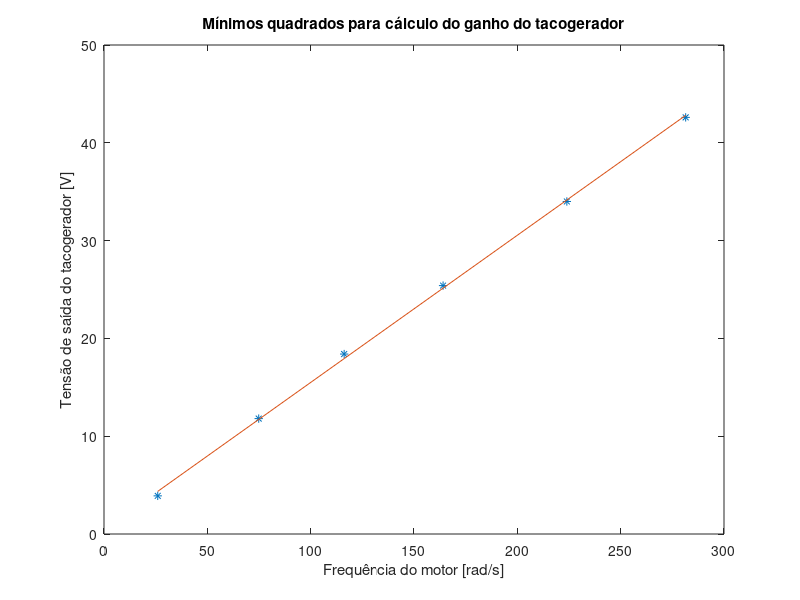
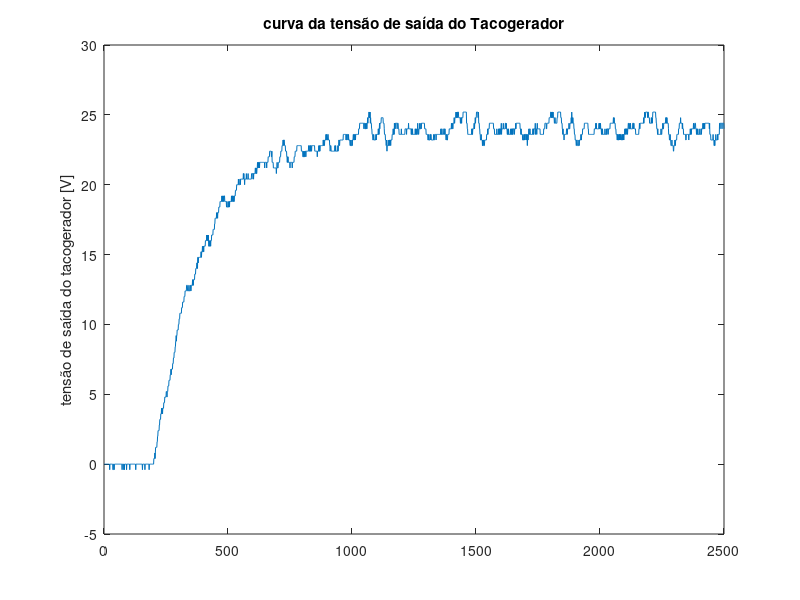
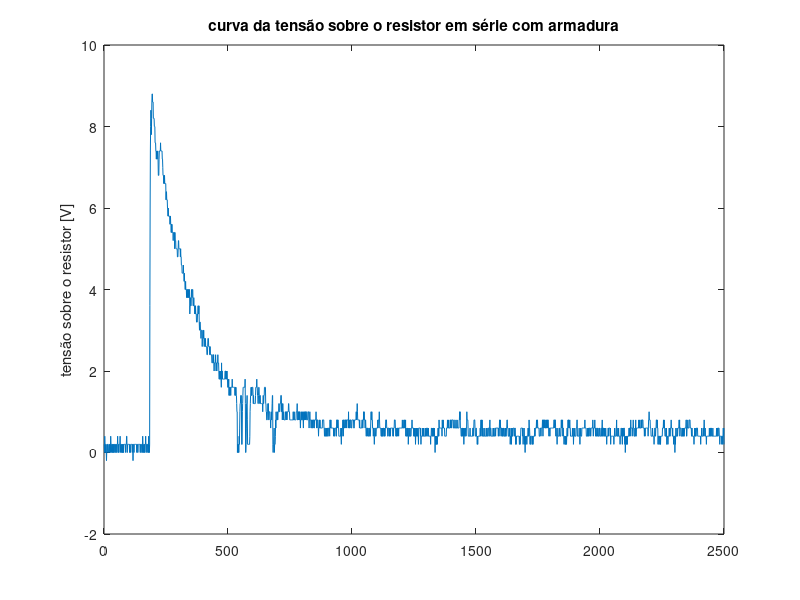
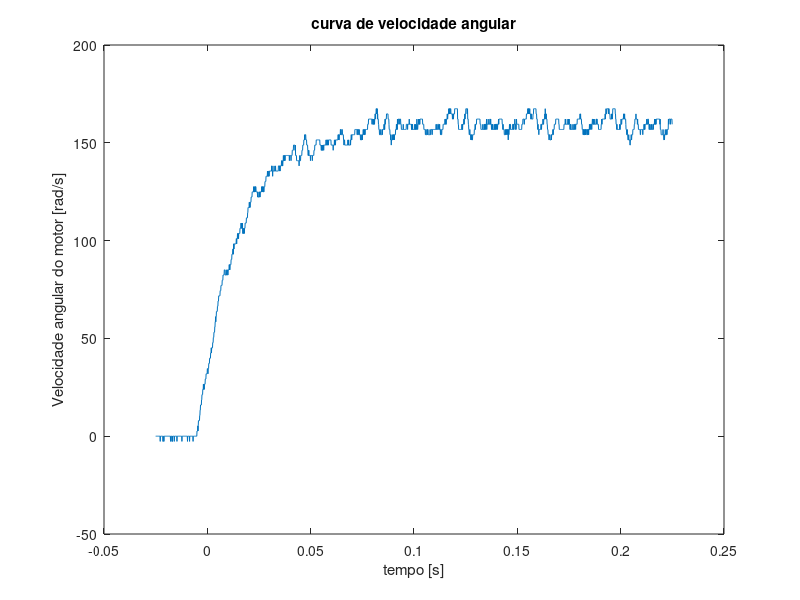

Source code (MATLAB) for these figures, in order:
%%SEL0328 - Tarefa 1
% Cálculo dos vetores de tempo e velocidade angular
% Alunos: João Henrique Romeiro Alves, Orlando Wozniak de Lima Nogueira
close all; clear; clc


%% item 1
%Dados da tabela 8.6:
w_vector = [26, 74.86, 116.21, 164.07, 223.96, 281.45]; 
Vtg_vector = [3.9, 11.8, 18.4, 25.4, 34, 42.6];

%
%minimos quadrados: 
P = polyfit(w_vector, Vtg_vector, 1);

%
%Figura para mínimos quadrados
figure
plot(w_vector, Vtg_vector, '*')
hold on
plot(w_vector, P(2)+w_vector*P(1))
title('Mínimos quadrados para cálculo do ganho do tacogerador')
xlabel('Frequência do motor [rad/s]')
ylabel('Tensão de saída do tacogerador [V]')
hold off

%

% O ganho do tacogerador é o coeficiente angular desta reta:
Ktg = P(1); %aprox. 0.1505 [Vs/rad]


%% item 2
%Carrega os vetores de tempo e tensão de saída do Tacogerador (enviados 
%junto com este código). Estes vetores foram extraidos dos arquivos
%F0001CH1.csv e F0001CH2.csv
load('V_corrente.mat')
load('V_omega.mat')
load('t.mat')

V_corrente = V_corrente*10;
V_omega = V_omega*10; %multiplicar pelo fator probe attenuation

%
%plot da curva de tensão de saída do Tacogerador
figure
plot(V_omega)
title('curva da tensão de saída do Tacogerador')
ylabel('tensão de saída do tacogerador [V]')

%
%plot da curva de tensão sobre o resistor
figure
plot(V_corrente)
title('curva da tensão sobre o resistor em série com armadura')
ylabel('tensão sobre o resistor [V]')

%% Resposta final

%vetor de tempo: 
t_degrau = t;

%vetor de posição angular:
w_degrau = V_omega/Ktg;

%vetor de corrente:
R = 1; %resistência externa utilizada para medição da corrente
i_degrau = V_corrente/R;

%
%plot da curva de velocidade angular por tempo
figure
plot(t, w_degrau)
title('curva de velocidade angular')
ylabel('Velocidade angular do motor [rad/s]')
xlabel('tempo [s]')

%
%plot da curva de corrente por tempo
figure
plot(t, i_degrau)
title('curva de corrente')
ylabel('Corrente na armadura do motor [A]')
xlabel('tempo [s]')

%%

u = 12.4*[zeros(199,1); ones(2500-199, 1)];
sample_t = t(2)-t(1);

%plot da curva de velocidade angular por tempo
figure
plot(t, w_degrau, t, u)
title('entrada e resposta no trempo')
legend('velocidade angular [rad/s]', 'sinal de controle [V]')

%%

% Funções transferência (ident):

G1 = tf(652.3, [1, 50.84]); %1 polo

G2 = tf(12.832, conv([0.019696 , 1],[1.7776e-06 , 1])); %2 polos
